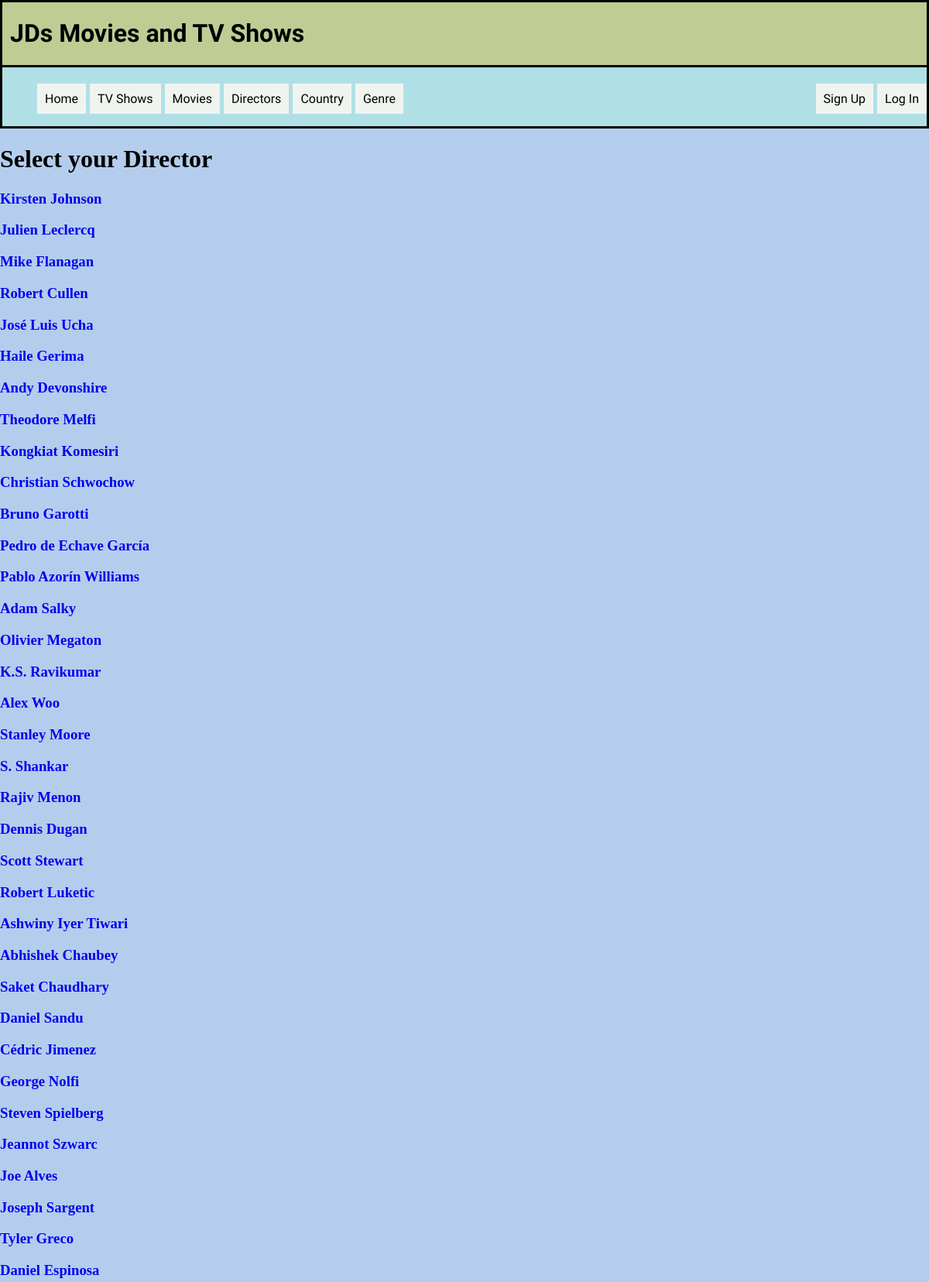
The page /Director_Select (upper part) on the database its author committed.
### tables this page shows
CREATE TABLE Director (Director_id INTEGER PRIMARY KEY NOT NULL, Directors TEXT);

### App.py (the view)
@app.route('/Director_Select')
def Director_Select():
    sql = '''SELECT Directors, Director_id FROM Director;'''
    results = query_db(sql)
    return render_template('Director_Select.html', results = results)

### App.py (called while the page is built)
def get_db():
    db = getattr(g, '_database', None)
    if db is None:
        db = g._database = sqlite3.connect(DATABASE)
    return db

@app.teardown_appcontext
def close_connection(exception):
    db = getattr(g, '_database', None)
    if db is not None:
        db.close()

def query_db(query, args=(), one=False, commit=False):
    db = get_db()
    cur = db.cursor()
    cur.execute(query, args)
    if commit:
        db.commit()
    rv =cur.fetchall()
    cur.close()
    return (rv[0] if rv else None) if one else rv

### templates/Director_Select.html
{% extends 'Header.html' %}
{% block start %}
    <h1> Select your Director</h1>
    {% for Director in results %}
        <a href="/Director/{{Director[1]}}">
            <div class="Selection">
                <h3>{{Director[0]}}</h3>
            </div>
        </a>
    {% endfor %}
{% endblock %}

### static/style.css (style rules this page uses)
body { margin: 0; background-color: #b4cded; }
a { text-decoration: none; }

### rows shown on the page
Director: Directors "Kirsten Johnson"
Director: Directors "Julien Leclercq"
Director: Directors "Mike Flanagan"
Director: Directors "Robert Cullen"
Director: Directors "José Luis Ucha"
Director: Directors "Haile Gerima"
Director: Directors "Andy Devonshire"
Director: Directors "Theodore Melfi"
Director: Directors "Kongkiat Komesiri"
Director: Directors "Christian Schwochow"
Director: Directors "Bruno Garotti"
Director: Directors "Pedro de Echave García"
Director: Directors "Pablo Azorín Williams"
Director: Directors "Adam Salky"
Director: Directors "Olivier Megaton"
Director: Directors "K.S. Ravikumar"
Director: Directors "Alex Woo"
Director: Directors "Stanley Moore"
Director: Directors "S. Shankar"
Director: Directors "Rajiv Menon"
Director: Directors "Dennis Dugan"
Director: Directors "Scott Stewart"
Director: Directors "Robert Luketic"
Director: Directors "Ashwiny Iyer Tiwari"
Director: Directors "Abhishek Chaubey"
Director: Directors "Saket Chaudhary"
Director: Directors "Daniel Sandu"
Director: Directors "Cédric Jimenez"
Director: Directors "George Nolfi"
Director: Directors "Steven Spielberg"
Director: Directors "Jeannot Szwarc"
Director: Directors "Joe Alves"
Director: Directors "Joseph Sargent"
Director: Directors "Tyler Greco"
Director: Directors "Daniel Espinosa"
